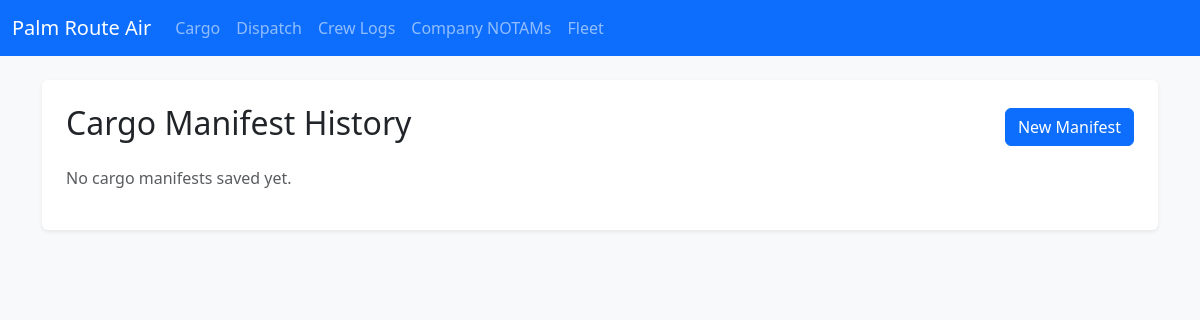
/cargo/history, run on an earlier commit of the app's database.
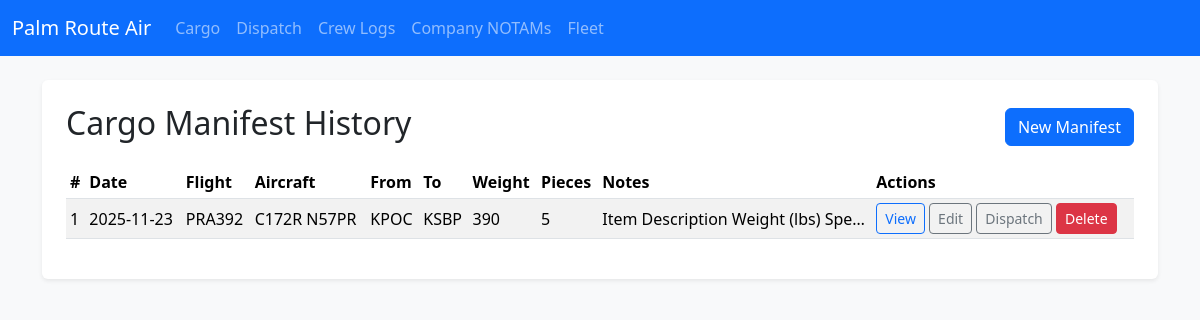
And on a later commit of the database.
### app.py (models this page shows)
class CargoManifest(db.Model):
    id = db.Column(db.Integer, primary_key=True)
    date = db.Column(db.String(20))
    flight_id = db.Column(db.String(20))
    aircraft = db.Column(db.String(50))
    departure = db.Column(db.String(10))
    arrival = db.Column(db.String(10))
    total_weight = db.Column(db.String(20))
    pieces = db.Column(db.String(10))
    notes = db.Column(db.Text)
    dispatch_release_id = db.Column(db.Integer, db.ForeignKey('dispatch_release.id'))

### app.py (the view)
@app.route('/cargo/history')
def cargo_history():
    manifests = CargoManifest.query.order_by(CargoManifest.id.desc()).all()
    return render_template('cargo_history.html', manifests=manifests)

### templates/cargo_history.html
{% extends 'base.html' %}
{% block content %}
<div class="p-4 bg-white rounded shadow-sm">
  <div class="d-flex justify-content-between align-items-center mb-3">
    <h2>Cargo Manifest History</h2>
    <a href="{{ url_for('cargo') }}" class="btn btn-primary">New Manifest</a>
  </div>
  {% if manifests %}
  <div class="table-responsive">
    <table class="table table-sm table-striped align-middle">
      <thead>
        <tr>
          <th>#</th>
          <th>Date</th>
          <th>Flight</th>
          <th>Aircraft</th>
          <th>From</th>
          <th>To</th>
          <th>Weight</th>
          <th>Pieces</th>
          <th>Notes</th>
          <th>Actions</th>
        </tr>
      </thead>
      <tbody>
        {% for m in manifests %}
        <tr>
          <td>{{ m.id }}</td>
          <td>{{ m.date }}</td>
          <td>{{ m.flight_id }}</td>
          <td>{{ m.aircraft }}</td>
          <td>{{ m.departure }}</td>
          <td>{{ m.arrival }}</td>
          <td>{{ m.total_weight }}</td>
          <td>{{ m.pieces }}</td>
          <td style="max-width: 260px; white-space: nowrap; overflow: hidden; text-overflow: ellipsis;">{{ m.notes }}</td>
          <td class="text-nowrap">
            <a class="btn btn-outline-primary btn-sm" href="{{ url_for('cargo_detail', id=m.id) }}">View</a>
            <a class="btn btn-outline-secondary btn-sm" href="{{ url_for('cargo_detail', id=m.id, edit=1) }}#editForm">Edit</a>
            <a class="btn btn-outline-secondary btn-sm" href="{{ url_for('dispatch', date=m.date, flight_id=m.flight_id, aircraft=m.aircraft, departure=m.departure, destination=m.arrival) }}">Dispatch</a>
            <form action="{{ url_for('delete_cargo', id=m.id) }}" method="post" class="d-inline">
              <button class="btn btn-danger btn-sm" onclick="return confirm('Delete this cargo manifest?')">Delete</button>
            </form>
          </td>
        </tr>
        {% endfor %}
      </tbody>
    </table>
  </div>
  {% else %}
  <p class="text-muted">No cargo manifests saved yet.</p>
  {% endif %}
</div>
{% endblock %}

What changed in the data, as far as the page shows it:
added CargoManifest: id "1", date "2025-11-23", flight_id "PRA392", aircraft "C172R N57PR", departure "KPOC", arrival "KSBP", total_weight "390", pieces "5", notes "Item Description Weight (lbs) Spe…"
Also different on the page:
text no longer shown: "No cargo manifests saved yet."
text now shown: "# Date Flight Aircraft From To Weight Pieces Notes Actions"
